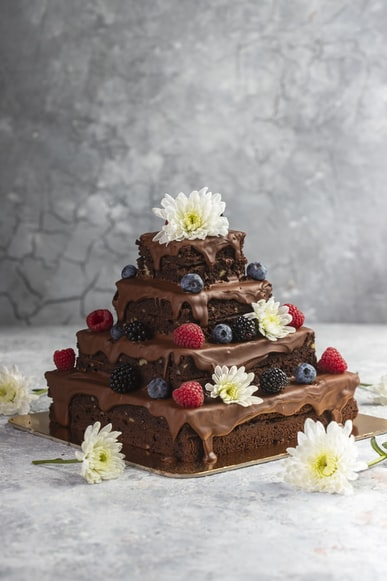
#> input picture img.jpg, 387 x 581 px
$ python doppler-effect.py
#> lines starting #> are read from the running program, lines starting #| are printed output that depends on the picture
import cv2
import numpy as np
import math


def img_hue_list(hsv_img):
	hue_list = []
	for row in hsv_img:
		for column in row:
			hue_list.append(column[0] * 2)
	return hue_list


def hue_to_wavelength(hue_list):
	wavelength_list = []
	for hue in hue_list:
		wavelength_list.append(int(700 - 300 / 270 * hue))
	return wavelength_list


def wavelength_to_hue(wavelength_list):
	hue_list = []
	for wavelength in wavelength_list:
		hue_list.append(int((wavelength - 700)/(-300 / 270)))
	return hue_list


def doppler_effect_formule(wavelength_list, observor_speed):
	c = 3e8
	v = observor_speed * c
	i = 0
	while i <= len(wavelength_list) - 1:
		wavelength_list[i] *= math.sqrt((1 + v/c)/(1 - v/c))
		if wavelength_list[i] > 700:
			wavelength_list[i] = 700
		if wavelength_list[i] < 400:
			wavelength_list[i] = 400
		i += 1
	return wavelength_list


def doppler_effect_img(img_path, observor_speed): #observor_speed is relative to c (the speed of light)
#> called with img_path = './img.jpg', observor_speed = -0.1
	img = cv2.imread(img_path)
#> img is the input picture: shape (581, 387, 3); mean B, G, R 146.3, 148.9, 154.7
	img = cv2.cvtColor(img, cv2.COLOR_BGR2HSV)
#> img: shape (581, 387, 3); mean H, S, V 76.7, 31.6, 156.8

	hue_list = img_hue_list(img)
#> after the loop in img_hue_list, `for row in hsv_img:`: hue_list = 224847 items
#> hue_list = 224847 items
	wavelength_list = hue_to_wavelength(hue_list)
#> the loop in hue_to_wavelength, `for hue in hue_list:` made 224847 passes
#> hue on passes 1 to 3: 240, 240, 240
#> wavelength_list = 224847 items

	wavelength_list = doppler_effect_formule(wavelength_list, observor_speed)
#> after the loop in doppler_effect_formule, `while i <= len(wavelength_list) - 1:`: i = 224847; wavelength_list = 224847 items

	hue_list = wavelength_to_hue(wavelength_list)
#> the loop in wavelength_to_hue, `for wavelength in wavelength_list:` made 224847 passes
#> wavelength on passes 1 to 3: 400, 400, 400

	index = 0
	for row in img:
		for column in row:
			column[0] = hue_list[index] / 2
			index += 1
#> after the loop, column = [129, 3, 245]; index = 224847

	img = cv2.cvtColor(img, cv2.COLOR_HSV2BGR)
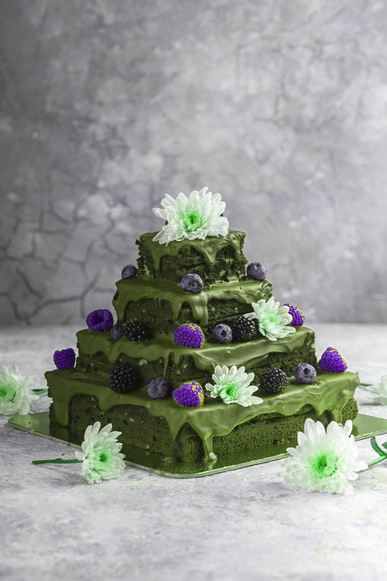
#> img: shape (581, 387, 3); mean B, G, R 147.1, 153.4, 150.6
	cv2.imshow('img', img)
	cv2.waitKey(0)
	cv2.destroyAllWindows()


doppler_effect_img('./img.jpg', -0.1)
